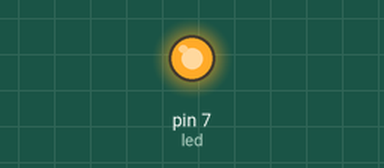
This program was run on a simulated Arduino Uno, built with avr-gcc and run on an emulated ATmega328P. On the bench: output pins drawn as LEDs (lit = HIGH).

Above: at 0.1 s.
Timing chart, 0 to 1.6 s (numbered marks = the images above):
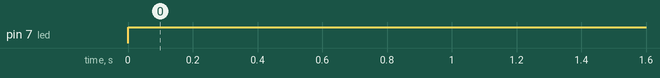

Measured:
- by itself, pin 7 (led): LOW → HIGH at 0.00 s

The program:

main.cpp
```cpp
#include <Arduino.h>

int led=7;
void setup()
{
  pinMode(led,OUTPUT);
}
void loop()
{
  digitalWrite(led,HIGH);
}
```
